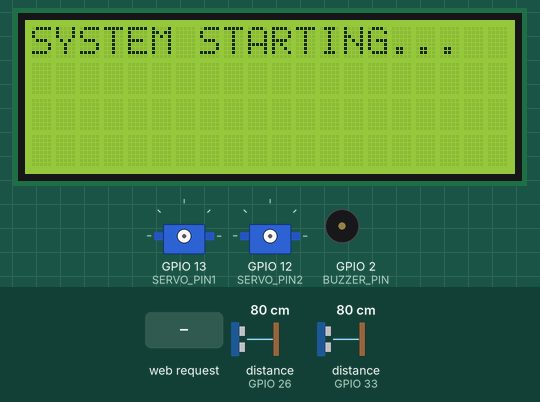
A sketch run on a simulated ESP32. Shown: 20×4 character LCD, 2 × servo, buzzer (waves = sounding, pin HIGH). Wiring (inferred from the names in the program): 2 × ultrasonic range finder: trigger GPIO 25, echo GPIO 26 / trigger GPIO 32, echo GPIO 33; 4 × IR receiver: data GPIO 16 / data GPIO 17 / data GPIO 34 / data GPIO 35. The inputs (shaded band) are chosen by the test bench; at power-on: distance to the obstacle (sensors on GPIO 26, GPIO 33) 80 cm. The echo pulse lasts 58.3 µs per cm; WiFi joins after 1.5 s; servers stay silent unless stated; pins used as bus, display or sensor lines are not drawn; what the sketch prints to the serial monitor is not drawn.

Above: at 1.1 s.
At 8.0 s:
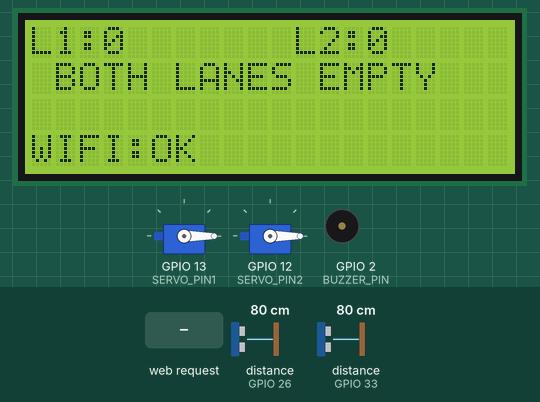
8.1 s: HTTP request GET /set_ev?lane=1 received
At 8.9 s:
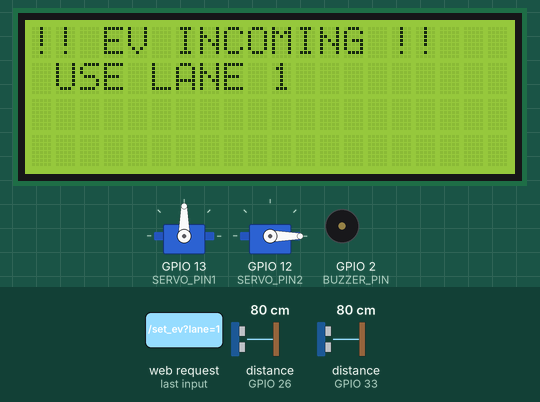
9.8 s: HTTP request GET /set_ev?lane=2 received
At 11.1 s:
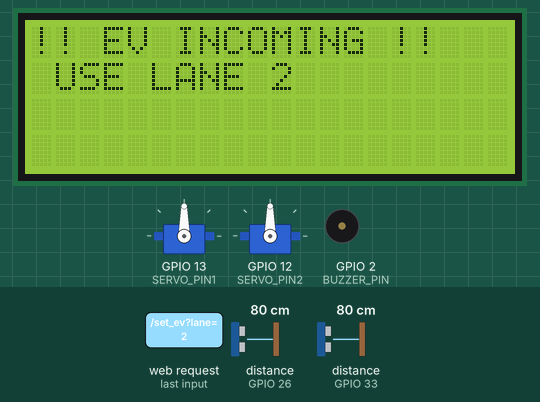
17.6 s: HTTP request GET /set_ev?lane=1 received
At 17.76 s:
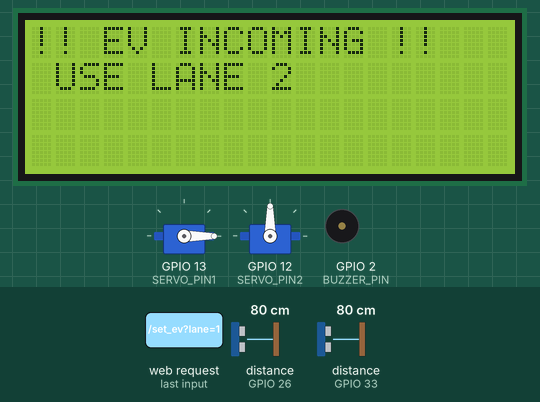
Timing chart, 0 to 20.6 s (numbered marks = the images above; inputs shaded):
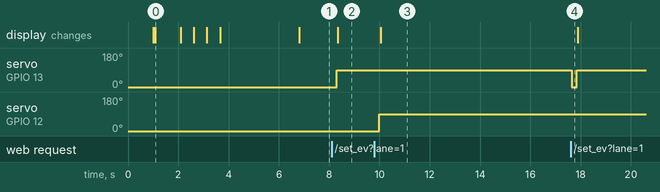

The sketch:

Arduinosketch.ino
```cpp
#include <SPI.h>
#include <MFRC522.h>
#include <ESP32Servo.h>
#include <Wire.h>
#include <LiquidCrystal_I2C.h>
#include <WiFi.h>
#include <WebServer.h>

// ==================== WI-FI CONFIGURATION ====================
const char* ssid = "shar";
const char* password = "12344321";

WebServer server(80);

// ==================== HARDWARE CONFIG ====================
// LCD (Address 0x27 or 0x3F)
#define LCD_SDA 15
#define LCD_SCL 14
LiquidCrystal_I2C lcd(0x27, 20, 4);

// --- LANE 1 PINS ---
const int trigPin1 = 25; const int echoPin1 = 26;
const int START_IR_PIN1 = 16; const int END_IR_PIN1 = 17;
#define SS_PIN1 5
#define RST_PIN1 4
const int SERVO_PIN1 = 13;
Servo gateServo1;

// --- LANE 2 PINS ---
const int trigPin2 = 32; const int echoPin2 = 33;
const int START_IR_PIN2 = 34; const int END_IR_PIN2 = 35;
#define SS_PIN2 21
#define RST_PIN2 22
const int SERVO_PIN2 = 12; // WARNING: Unplug during upload if it fails
Servo gateServo2;

const int BUZZER_PIN = 2;

// ==================== CALIBRATION (UPDATED) ====================
// Sensor Height: 21cm
const float ROOF_HEIGHT_CM = 21.0;

// Vehicle Logic:
// CAR:   3cm to 8.5cm
// TRUCK: 8.5cm to 20cm

const float MIN_VEHICLE_HEIGHT_CM = 3.0;  // Below 3cm is noise
const float CAR_MAX_HEIGHT_CM = 8.5;      // Cutoff: <= 8.5 is Car, > 8.5 is Truck

const int BALANCE_BLOCK = 1;
MFRC522::MIFARE_Key key;

MFRC522 mfrc522_1(SS_PIN1, RST_PIN1);
MFRC522 mfrc522_2(SS_PIN2, RST_PIN2);

long TOLL_FARE_CENTS = 500;
long AUTO_TOP_UP = 1000;
const unsigned long TAILGATE_WINDOW_MS = 3000;
const unsigned long GATE_OPEN_DURATION = 5000;

// ==================== VARIABLES ====================
// EV Flags
bool evMode1 = false;
bool evMode2 = false;

// Lane 1 Variables
int vehiclesInLane1 = 0;
bool startSensorPrevState1 = HIGH;
bool endSensorPrevState1 = HIGH;
unsigned long vehicleExitTime1 = 0;
unsigned long lastVehicleClassification1 = 0;
unsigned long lastRFIDCheck1 = 0;
bool vehicleDetected1 = false;
String currentVehicleType1 = "None";
float currentVehicleHeight1 = 0;
bool gateOpen1 = false;
unsigned long gateOpenTime1 = 0;
float currentFare1 = 0.0;
String lane1Message = "System Ready";

// Lane 2 Variables
int vehiclesInLane2 = 0;
bool startSensorPrevState2 = HIGH;
bool endSensorPrevState2 = HIGH;
unsigned long vehicleExitTime2 = 0;
unsigned long lastVehicleClassification2 = 0;
unsigned long lastRFIDCheck2 = 0;
bool vehicleDetected2 = false;
String currentVehicleType2 = "None";
float currentVehicleHeight2 = 0;
bool gateOpen2 = false;
unsigned long gateOpenTime2 = 0;
float currentFare2 = 0.0;
String lane2Message = "System Ready";

bool lcdNeedsUpdate = true;
bool wifiConnected = false;

// ==================== IMPROVED WIFI SETUP ====================
void connectToWiFi() {
  Serial.println();
  Serial.println("Connecting to WiFi: " + String(ssid));

  lcd.clear();
  lcd.setCursor(0, 0);
  lcd.print("CONNECTING TO:");
  lcd.setCursor(0, 1);
  lcd.print(ssid);

  WiFi.mode(WIFI_STA);
  WiFi.begin(ssid, password);

  unsigned long startAttemptTime = millis();

  while (WiFi.status() != WL_CONNECTED) {
    delay(500);
    Serial.print(".");

    // Show connection progress on LCD
    static int dots = 0;
    lcd.setCursor(0, 2);
    lcd.print("Connecting");
    for (int i = 0; i < dots; i++) {
      lcd.print(".");
    }
    dots = (dots + 1) % 4;

    // Timeout after 20 seconds
    if (millis() - startAttemptTime > 20000) {
      Serial.println("\nFailed to connect to WiFi!");
      lcd.clear();
      lcd.setCursor(0, 0);
      lcd.print("WIFI FAILED!");
      lcd.setCursor(0, 1);
      lcd.print("Check Credentials");
      lcd.setCursor(0, 2);
      lcd.print("SSID: " + String(ssid));
      wifiConnected = false;
      return;
    }
  }

  wifiConnected = true;
  Serial.println("\nWiFi Connected!");
  Serial.print("IP Address: ");
  Serial.println(WiFi.localIP());

  lcd.clear();
  lcd.setCursor(0, 0);
  lcd.print("WIFI CONNECTED!");
  lcd.setCursor(0, 1);
  lcd.print("IP:");
  lcd.setCursor(0, 2);
  lcd.print(WiFi.localIP());
  delay(3000);
}

// ==================== SETUP ====================
void setup() {
  Serial.begin(115200);
  delay(1000);
  Serial.println("System Starting...");

  // --- I2C & LCD ---
  Wire.begin(LCD_SDA, LCD_SCL);
  lcd.init();
  lcd.backlight();
  lcd.clear();
  lcd.setCursor(0, 0);
  lcd.print("SYSTEM STARTING...");
  delay(1000);

  // --- SERVOS ---
  gateServo1.setPeriodHertz(50);
  gateServo1.attach(SERVO_PIN1, 500, 2400);
  gateServo1.write(0); // Force Closed

  gateServo2.setPeriodHertz(50);
  gateServo2.attach(SERVO_PIN2, 500, 2400);
  gateServo2.write(0); // Force Closed

  // --- IMPROVED WIFI CONNECTION ---
  connectToWiFi();

  // --- WEB SERVER (Only start if WiFi connected) ---
  if (wifiConnected) {
    server.on("/", HTTP_GET, []() {
      server.send(200, "text/plain", "Toll Plaza API Online");
    });
    server.on("/data", HTTP_GET, handleData);
    server.on("/set_ev", HTTP_GET, handleEVRequest);
    server.begin();
    Serial.println("Web Server Started!");
  } else {
    Serial.println("Web Server NOT started - No WiFi connection");
  }

  // --- PINS ---
  pinMode(trigPin1, OUTPUT); pinMode(echoPin1, INPUT);
  pinMode(START_IR_PIN1, INPUT_PULLUP); pinMode(END_IR_PIN1, INPUT_PULLUP);

  pinMode(trigPin2, OUTPUT); pinMode(echoPin2, INPUT);
  pinMode(START_IR_PIN2, INPUT_PULLUP); pinMode(END_IR_PIN2, INPUT_PULLUP);

  pinMode(BUZZER_PIN, OUTPUT); digitalWrite(BUZZER_PIN, LOW);

  // --- RFID ---
  SPI.begin();
  mfrc522_1.PCD_Init();
  mfrc522_1.PCD_SetAntennaGain(mfrc522_1.RxGain_max);
  mfrc522_2.PCD_Init();
  mfrc522_2.PCD_SetAntennaGain(mfrc522_2.RxGain_max);

  for (byte i = 0; i < 6; i++) key.keyByte[i] = 0xFF;

  // Init Sensor States
  startSensorPrevState1 = digitalRead(START_IR_PIN1);
  endSensorPrevState1 = digitalRead(END_IR_PIN1);
  startSensorPrevState2 = digitalRead(START_IR_PIN2);
  endSensorPrevState2 = digitalRead(END_IR_PIN2);

  updateLaneSuggestion();
}

// ==================== GATE LOGIC ====================
void openGate1() { gateServo1.write(90); gateOpen1 = true; gateOpenTime1 = millis(); Serial.println("L1: OPEN"); }
void closeGate1() { gateServo1.write(0); gateOpen1 = false; Serial.println("L1: CLOSED"); }
void openGate2() { gateServo2.write(90); gateOpen2 = true; gateOpenTime2 = millis(); Serial.println("L2: OPEN"); }
void closeGate2() { gateServo2.write(0); gateOpen2 = false; Serial.println("L2: CLOSED"); }

void manageGates() {
  if (!evMode1) {
    if (gateOpen1 && (millis() - gateOpenTime1 > GATE_OPEN_DURATION)) closeGate1();
  }
  if (!evMode2) {
    if (gateOpen2 && (millis() - gateOpenTime2 > GATE_OPEN_DURATION)) closeGate2();
  }
}

// ==================== WEB HANDLERS ====================
void handleEVRequest() {
  server.sendHeader("Access-Control-Allow-Origin", "*");

  if (server.hasArg("lane")) {
    String lane = server.arg("lane");
    if (lane == "1") {
       evMode1 = true;
       lane1Message = "!!! EV INCOMING !!!";
       closeGate1(); delay(200); openGate1();
    }
    else if (lane == "2") {
       evMode2 = true;
       lane2Message = "!!! EV INCOMING !!!";
       closeGate2(); delay(200); openGate2();
    }
    lcd.clear();
    lcd.setCursor(0, 0); lcd.print("!! EV INCOMING !!");
    lcd.setCursor(0, 1); lcd.print(lane == "1" ? " USE LANE 1 " : " USE LANE 2 ");
    lcdNeedsUpdate = false;
  }
  server.send(200, "text/plain", "EV Mode Activated");
}

void handleData() {
  server.sendHeader("Access-Control-Allow-Origin", "*");
  String json = "{";
  json += "\"wifi_connected\":" + String(wifiConnected ? "true" : "false") + ",";
  json += "\"ip_address\":\"" + WiFi.localIP().toString() + "\",";
  json += "\"ev_mode_l1\":" + String(evMode1 ? "true" : "false") + ",";
  json += "\"ev_mode_l2\":" + String(evMode2 ? "true" : "false") + ",";

  json += "\"l1_count\":" + String(vehiclesInLane1) + ",";
  json += "\"l1_type\":\"" + currentVehicleType1 + "\",";
  json += "\"l1_fare\":" + String(currentFare1) + ",";
  json += "\"l1_gate\":" + String(gateOpen1 ? "true" : "false") + ",";
  json += "\"l1_msg\":\"" + lane1Message + "\",";

  json += "\"l2_count\":" + String(vehiclesInLane2) + ",";
  json += "\"l2_type\":\"" + currentVehicleType2 + "\",";
  json += "\"l2_fare\":" + String(currentFare2) + ",";
  json += "\"l2_gate\":" + String(gateOpen2 ? "true" : "false") + ",";
  json += "\"l2_msg\":\"" + lane2Message + "\"";
  json += "}";
  server.send(200, "application/json", json);
}

// ==================== LCD & LOGIC ====================
void updateLaneSuggestion() {
  if (evMode1 || evMode2) return;

  lcd.clear();
  lcd.setCursor(0, 0); lcd.print("L1:"); lcd.print(vehiclesInLane1);
  lcd.setCursor(11, 0); lcd.print("L2:"); lcd.print(vehiclesInLane2);

  // Show WiFi status on LCD
  if (wifiConnected) {
    lcd.setCursor(0, 3);
    lcd.print("WIFI:OK");
  } else {
    lcd.setCursor(0, 3);
    lcd.print("WIFI:OFF");
  }

  lcd.setCursor(0, 1);
  if (vehiclesInLane1 == 0 && vehiclesInLane2 == 0) lcd.print(" BOTH LANES EMPTY ");
  else if (vehiclesInLane1 == vehiclesInLane2) lcd.print(" BOTH LANES EQUAL ");
  else if (vehiclesInLane1 < vehiclesInLane2) lcd.print(" >> GO TO LANE 1 << ");
  else lcd.print(" >> GO TO LANE 2 << ");

  lcdNeedsUpdate = false;
}

void updateFareDisplay1(String type) {
  if (type == "CAR") currentFare1 = 5.00;
  else if (type == "TRUCK") currentFare1 = 10.00;
  else currentFare1 = 0.00;
}
void updateFareDisplay2(String type) {
  if (type == "CAR") currentFare2 = 5.00;
  else if (type == "TRUCK") currentFare2 = 10.00;
  else currentFare2 = 0.00;
}

float getDistance(int trigPin, int echoPin) {
  digitalWrite(trigPin, LOW); delayMicroseconds(2);
  digitalWrite(trigPin, HIGH); delayMicroseconds(10); digitalWrite(trigPin, LOW);
  long duration = pulseIn(echoPin, HIGH, 30000);
  if (duration == 0) return -1;
  return duration * 0.0343 / 2;
}

// UPDATED CLASSIFICATION (NO VAN)
String classifyVehicle(float height) {
  if (height < MIN_VEHICLE_HEIGHT_CM) return "No Vehicle";
  else if (height <= CAR_MAX_HEIGHT_CM) return "CAR"; // <= 8.5cm
  else return "TRUCK"; // > 8.5cm
}

void performVehicleClassification1() {
  if (millis() - lastVehicleClassification1 < 1500) return;
  float d = getDistance(trigPin1, echoPin1); if (d < 0) return;
  float h = ROOF_HEIGHT_CM - d; String t = classifyVehicle(h);
  if (t != "No Vehicle") {
    currentVehicleHeight1 = h; currentVehicleType1 = t; vehicleDetected1 = true;
    updateFareDisplay1(t);
    lane1Message = "Detected: " + t;
    Serial.println("L1: " + lane1Message);
    if (t == "CAR") TOLL_FARE_CENTS = 500; else TOLL_FARE_CENTS = 1000;
  }
  lastVehicleClassification1 = millis();
}

void performVehicleClassification2() {
  if (millis() - lastVehicleClassification2 < 1500) return;
  float d = getDistance(trigPin2, echoPin2); if (d < 0) return;
  float h = ROOF_HEIGHT_CM - d; String t = classifyVehicle(h);
  if (t != "No Vehicle") {
    currentVehicleHeight2 = h; currentVehicleType2 = t; vehicleDetected2 = true;
    updateFareDisplay2(t);
    lane2Message = "Detected: " + t;
    Serial.println("L2: " + lane2Message);
    if (t == "CAR") TOLL_FARE_CENTS = 500; else TOLL_FARE_CENTS = 1000;
  }
  lastVehicleClassification2 = millis();
}

// ==================== LANE MONITORING ====================
void monitorLane1() {
  bool startState = digitalRead(START_IR_PIN1);
  bool endState = digitalRead(END_IR_PIN1);

  if (startSensorPrevState1 == HIGH && startState == LOW) {
    vehiclesInLane1++; lcdNeedsUpdate = true; vehicleDetected1 = false;
    lane1Message = "Entered Lane 1";
  }
  if (endSensorPrevState1 == HIGH && endState == LOW) {
    if (evMode1) {
       evMode1 = false; closeGate1(); lane1Message = "EV Passed. Reset."; lcdNeedsUpdate = true;
    }
    else if ((millis() - vehicleExitTime1 < TAILGATE_WINDOW_MS) && (vehicleExitTime1 != 0)) {
      soundAlarm(); lane1Message = "!!! TAILGATING !!!";
    } else {
      lane1Message = "Exited";
    }
    if (vehiclesInLane1 > 0) { vehiclesInLane1--; vehicleExitTime1 = millis(); lcdNeedsUpdate = true; }
    vehicleDetected1 = false; currentVehicleType1 = "None"; currentFare1 = 0.00;
  }
  startSensorPrevState1 = startState; endSensorPrevState1 = endState;
}

void monitorLane2() {
  bool startState = digitalRead(START_IR_PIN2);
  bool endState = digitalRead(END_IR_PIN2);

  if (startSensorPrevState2 == HIGH && startState == LOW) {
    vehiclesInLane2++; lcdNeedsUpdate = true; vehicleDetected2 = false;
    lane2Message = "Entered Lane 2";
  }
  if (endSensorPrevState2 == HIGH && endState == LOW) {
    if (evMode2) {
       evMode2 = false; closeGate2(); lane2Message = "EV Passed. Reset."; lcdNeedsUpdate = true;
    }
    else if ((millis() - vehicleExitTime2 < TAILGATE_WINDOW_MS) && (vehicleExitTime2 != 0)) {
      soundAlarm(); lane2Message = "!!! TAILGATING !!!";
    } else {
      lane2Message = "Exited";
    }
    if (vehiclesInLane2 > 0) { vehiclesInLane2--; vehicleExitTime2 = millis(); lcdNeedsUpdate = true; }
    vehicleDetected2 = false; currentVehicleType2 = "None"; currentFare2 = 0.00;
  }
  startSensorPrevState2 = startState; endSensorPrevState2 = endState;
}

// ==================== RFID LOGIC ====================
void soundAlarm() { for(int i=0;i<3;i++){digitalWrite(BUZZER_PIN,HIGH);delay(100);digitalWrite(BUZZER_PIN,LOW);delay(100);}}
void soundSuccessBeep() { for(int i=0;i<2;i++){digitalWrite(BUZZER_PIN,HIGH);delay(200);digitalWrite(BUZZER_PIN,LOW);delay(100);}}
long bytesToLong(byte *data) { return (long)data[0] | (long)data[1] << 8 | (long)data[2] << 16 | (long)data[3] << 24; }
void longToBytes(long value, byte *data) { data[0] = (byte)(value & 0xFF); data[1] = (byte)((value >> 8) & 0xFF); data[2] = (byte)((value >> 16) & 0xFF); data[3] = (byte)((value >> 24) & 0xFF); }

bool processRFIDTransaction(MFRC522 &mfrc522, int laneNumber) {
  if (!mfrc522.PICC_IsNewCardPresent() || !mfrc522.PICC_ReadCardSerial()) return false;

  if ((laneNumber == 1 && evMode1) || (laneNumber == 2 && evMode2)) {
    Serial.println("Lane " + String(laneNumber) + ": Payment Skipped (EV Mode)");
    return false;
  }

  MFRC522::StatusCode status = mfrc522.PCD_Authenticate(MFRC522::PICC_CMD_MF_AUTH_KEY_A, BALANCE_BLOCK, &key, &(mfrc522.uid));
  if (status != MFRC522::STATUS_OK) { mfrc522.PICC_HaltA(); return false; }

  byte buffer[18]; byte size = sizeof(buffer);
  status = mfrc522.MIFARE_Read(BALANCE_BLOCK, buffer, &size);
  if (status != MFRC522::STATUS_OK) { mfrc522.PICC_HaltA(); return false; }

  long currentBalance = bytesToLong(buffer);
  if (currentBalance > 10000000 || currentBalance < 0) currentBalance = 0;

  long fareToDeduct = 0;
  // UPDATED FARE LOGIC (NO VAN)
  if(laneNumber == 1) {
    if(currentVehicleType1 == "CAR") fareToDeduct = 500; else fareToDeduct = 1000;
  } else {
    if(currentVehicleType2 == "CAR") fareToDeduct = 500; else fareToDeduct = 1000;
  }

  if (currentBalance < fareToDeduct) {
    long newBalance = AUTO_TOP_UP;
    byte writeData[16]; longToBytes(newBalance, writeData); for(int i=4;i<16;i++) writeData[i]=0;
    mfrc522.MIFARE_Write(BALANCE_BLOCK, writeData, 16);
    currentBalance = newBalance;
  }

  long newBalance = currentBalance - fareToDeduct;
  byte writeData[16]; longToBytes(newBalance, writeData); for(int i=4;i<16;i++) writeData[i]=0;
  status = mfrc522.MIFARE_Write(BALANCE_BLOCK, writeData, 16);

  if (status == MFRC522::STATUS_OK) {
    String msg = "Paid. Bal: " + String(newBalance/100.0);
    if (laneNumber == 1) { openGate1(); lane1Message = msg; }
    else { openGate2(); lane2Message = msg; }
    soundSuccessBeep(); mfrc522.PICC_HaltA(); mfrc522.PCD_StopCrypto1(); return true;
  }
  mfrc522.PICC_HaltA(); mfrc522.PCD_StopCrypto1(); return false;
}

void loop() {
  // Handle web server only if WiFi is connected
  if (wifiConnected) {
    server.handleClient();
  }

  performVehicleClassification1();
  performVehicleClassification2();
  monitorLane1();
  monitorLane2();

  if (millis() - lastRFIDCheck1 > 50) {
    processRFIDTransaction(mfrc522_1, 1);
    lastRFIDCheck1 = millis();
  }
  if (millis() - lastRFIDCheck2 > 50) {
    processRFIDTransaction(mfrc522_2, 2);
    lastRFIDCheck2 = millis();
  }

  manageGates();
  if (lcdNeedsUpdate) updateLaneSuggestion();
  delay(10);
}
```

Measured:
- after the input at 8.1 s, servo on GPIO 13 (SERVO_PIN1): 0° → 90° after 0.21 s; the display: changes after 0.25 s (image 2)
- after the input at 9.8 s, servo on GPIO 12 (SERVO_PIN2): 0° → 90° after 0.20 s; the display: changes after 0.24 s (image 3)
- after the input at 17.6 s, servo on GPIO 13 (SERVO_PIN1): 90° → 0° after 0.05 s, → 90° 0.20 s later
- what the display in image 0 shows lasts 1.0 s, from 1.1 s to 2.1 s
